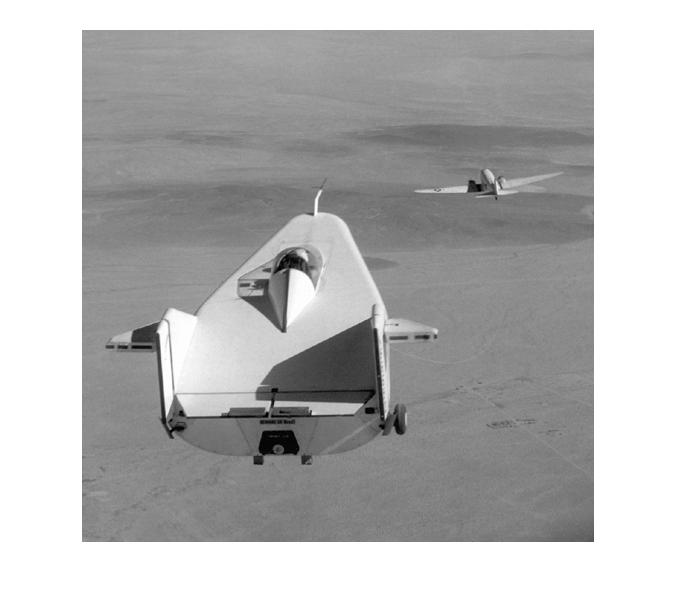
%> input picture liftingbody.jpg, 676 x 598 px
$ octave --eval "result = intensityTransform;"   (GNU Octave 9; MATLAB toolbox functions it lacks are replaced by stand-ins)
%> lines starting %> are read from the running program, lines starting %| are printed output that depends on the picture
function plot= intensityTransform()
%This function is to transform the intensity of an image.

% Read image and take it on gray scale.
I=rgb2gray(imread('liftingbody.jpg'));
%> I: size 598x676 uint8; min 0, max 255, mean 180.6

% Dimensions of image
[row,col]=size(I);
%> row = 598; col = 676

% Get the complement(negative) of the image
trans1 = imcomplement(I);
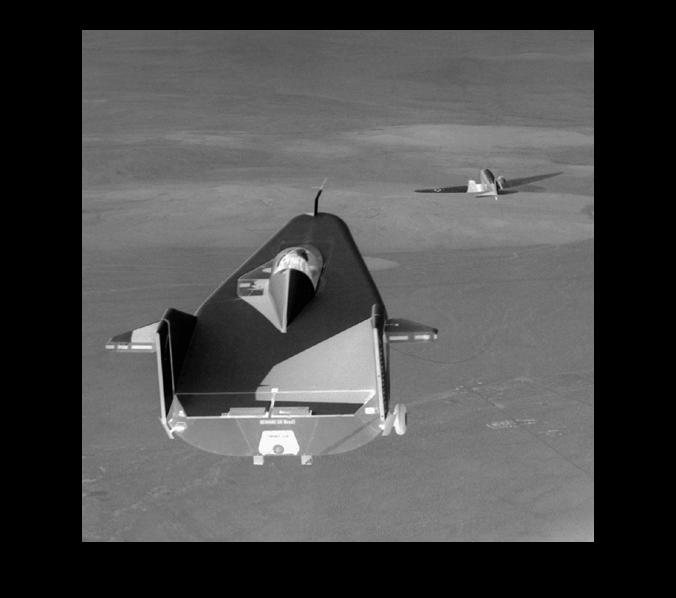
%> trans1: size 598x676 uint8; min 0, max 255, mean 74.4

subplot(3,2,1),imshow(I);
title('Subplot 1: Original image');
subplot(3,2,3),subimage(trans1);
title('Subplot 2: Complement image');

% By Contrast strecting
I2=im2double(I);
contrastImg=1./(1+(0.6./(I2+eps)).^10);
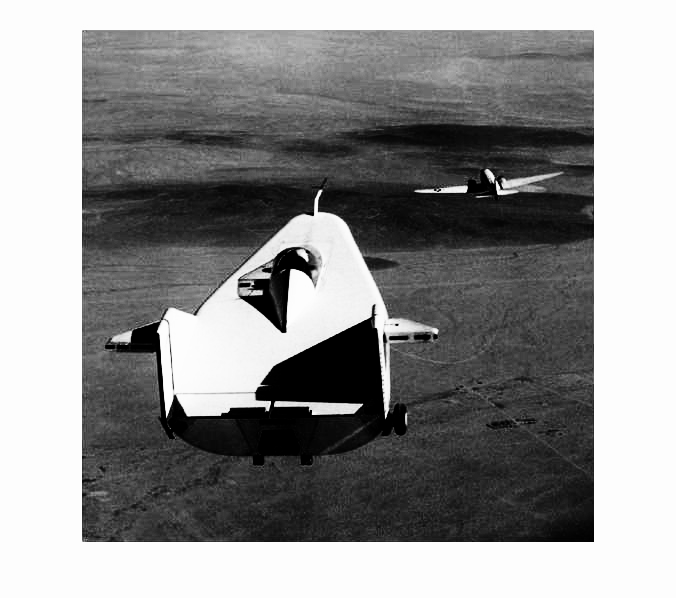
%> contrastImg: size 598x676 double; min 4.82e-155, max 0.994, mean 0.561
subplot(3,2,4),subimage(contrastImg);
title('Subplot 2: Contrast stretched image');

% By Gamma correction with low gamma value to get a bright image.
trans3=imadjust(I, [], [], 0.35);
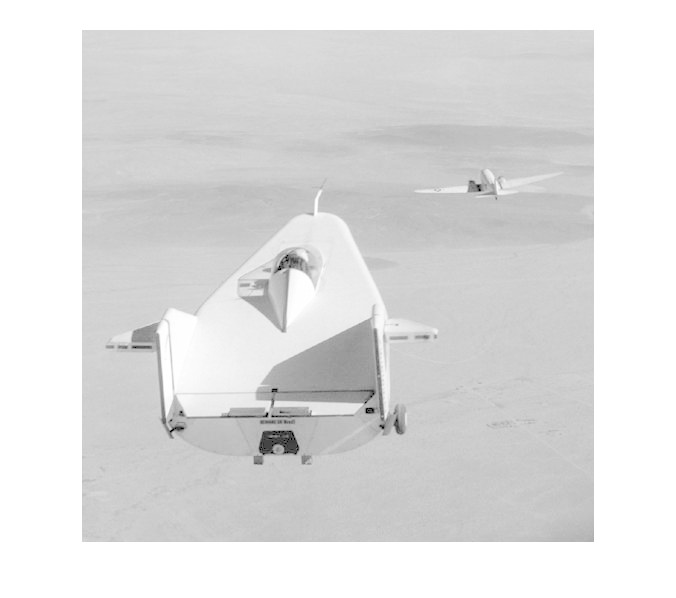
%> trans3: size 598x676 uint8; min 0, max 255, mean 222.9
subplot(3,2,5),subimage(trans3);
title('Subplot 2: Gamma image');

% By Gamma correction with high gamma value to get a dark image.
trans4=imadjust(I, [], [], 3.5);
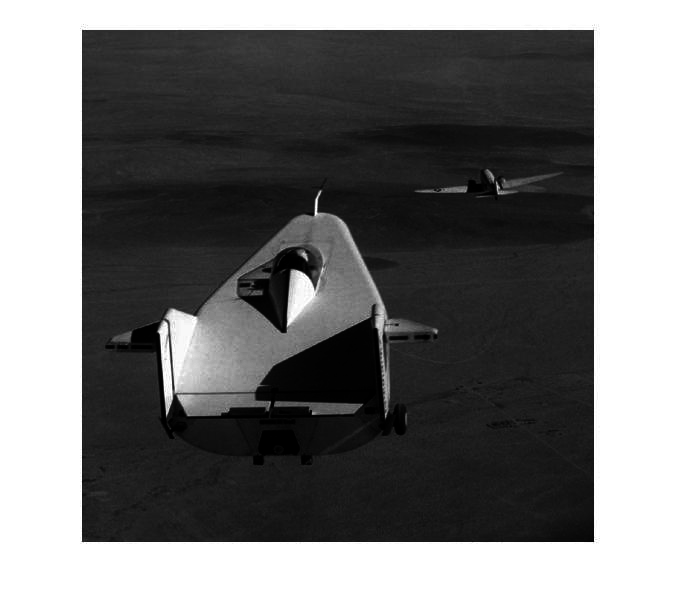
%> trans4: size 598x676 uint8; min 0, max 255, mean 114.8
subplot(3,2,6),subimage(trans4);
title('Subplot 2: Gamma image');
%> (the run ends here)

$ run again, with face.jpg copied over liftingbody.jpg
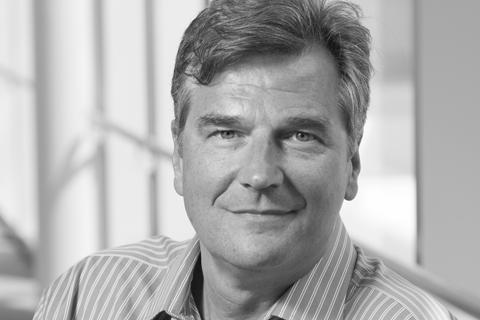
%> input picture face.jpg, 480 x 320 px
%> in intensityTransform, I is the input picture: size 320x480 uint8; min 4, max 255, mean 173.4
%> in intensityTransform, `trans3=imadjust(I, [], [], 0.35);`:
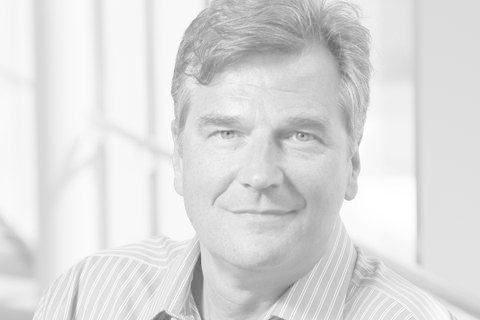
%> trans3: size 320x480 uint8; min 60, max 255, mean 220.2
%> in intensityTransform, `trans4=imadjust(I, [], [], 3.5);`:
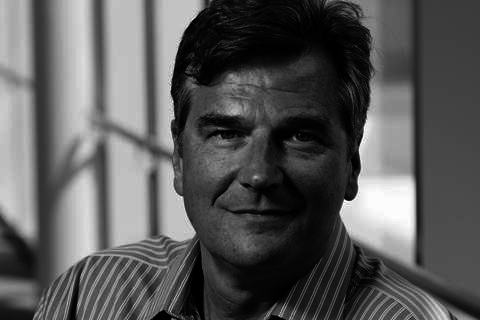
%> trans4: size 320x480 uint8; min 0, max 255, mean 88
